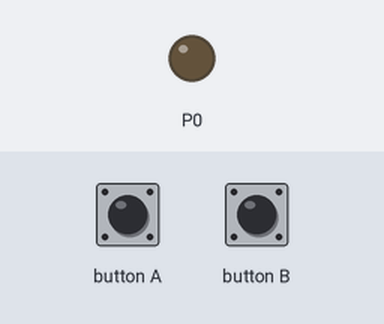
A program run on a simulated BBC micro:bit (MakeCode). On the bench: output pins drawn as LEDs (lit = HIGH). The inputs (shaded band) are chosen by the test bench.

Above: at 1.2 s.
1.3 s: button A pressed for 0.15 s
At 3.1 s:
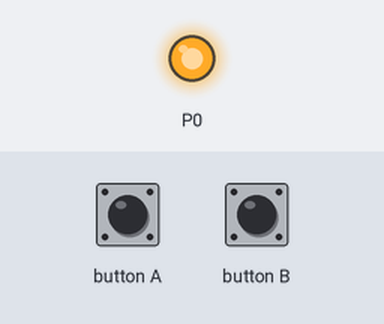
3.4 s: button B pressed for 0.15 s
At 4.9 s:
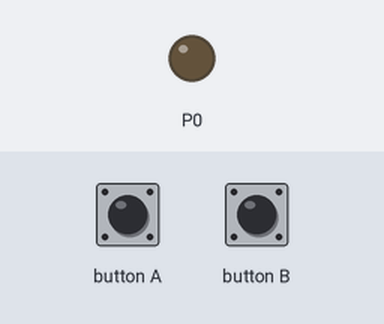
Timing chart, 0 to 6.4 s (numbered marks = the images above; inputs shaded):
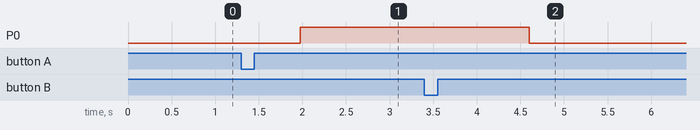

Measured:
- after the input at 1.3 s, P0: LOW → HIGH after 0.68 s
- after the input at 3.4 s, P0: HIGH → LOW after 1.2 s

The program:

main.ts
```typescript
input.onButtonPressed(Button.A, function () {
    for (let index = 0; index < 1023; index++) {
        x += 2
        pins.analogWritePin(AnalogPin.P0, x)
        basic.pause(1)
    }
})
input.onButtonPressed(Button.B, function () {
    for (let index = 0; index < 1023; index++) {
        x += -2
        pins.analogWritePin(AnalogPin.P0, x)
        basic.pause(1)
    }
})
let x = 0
x = 0
basic.forever(function () {

})
```

test.ts
```typescript
// 在這裡測試；當此封包作為擴充功能時，將不會編譯此內容。
```
